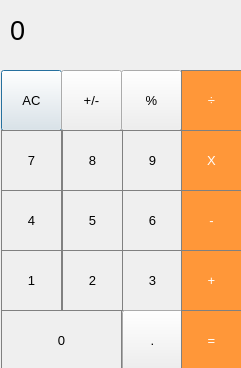
<?xml version="1.0" encoding="UTF-8"?>
<ui version="4.0">
 <class>Calculatorl</class>
 <widget class="QDialog" name="Calculatorl">
  <property name="geometry">
   <rect>
    <x>0</x>
    <y>0</y>
    <width>241</width>
    <height>368</height>
   </rect>
  </property>
  <property name="windowTitle">
   <string>Dialog</string>
  </property>
  <widget class="QLabel" name="result_show">
   <property name="geometry">
    <rect>
     <x>10</x>
     <y>0</y>
     <width>211</width>
     <height>61</height>
    </rect>
   </property>
   <property name="font">
    <font>
     <pointsize>20</pointsize>
    </font>
   </property>
   <property name="styleSheet">
    <string notr="true">QLabel	 {
  qproperty-alignment: 'AlignVCenter	 | AlignRight';
  border-bottom: 1px solid gray;
}

background-color: white;</string>
   </property>
   <property name="text">
    <string>0</string>
   </property>
  </widget>
  <widget class="QPushButton" name="pushButton_clear">
   <property name="geometry">
    <rect>
     <x>1</x>
     <y>70</y>
     <width>61</width>
     <height>61</height>
    </rect>
   </property>
   <property name="font">
    <font>
     <pointsize>10</pointsize>
    </font>
   </property>
   <property name="styleSheet">
    <string notr="true">QPushButton {
  background-color: rgb(215, 215, 215);
  border: 1px solid gray;
}
QPushButton:pressed {
    background-color: qlineargradient(x1: 0, y1: 0, x2: 0, y2: 1,
                                      stop: 0 #BEBEBE, stop: 1 #D7D7D7);
}
Стили для боковых кнопок</string>
   </property>
   <property name="text">
    <string>AC</string>
   </property>
  </widget>
  <widget class="QPushButton" name="pushButton_plusiliminus">
   <property name="geometry">
    <rect>
     <x>61</x>
     <y>70</y>
     <width>61</width>
     <height>61</height>
    </rect>
   </property>
   <property name="font">
    <font>
     <pointsize>10</pointsize>
    </font>
   </property>
   <property name="styleSheet">
    <string notr="true">QPushButton {
  background-color: rgb(215, 215, 215);
  border: 1px solid gray;
}
QPushButton:pressed {
    background-color: qlineargradient(x1: 0, y1: 0, x2: 0, y2: 1,
                                      stop: 0 #BEBEBE, stop: 1 #D7D7D7);
}
Стили для боковых кнопок</string>
   </property>
   <property name="text">
    <string>+/-</string>
   </property>
  </widget>
  <widget class="QPushButton" name="pushButton_percent">
   <property name="geometry">
    <rect>
     <x>121</x>
     <y>70</y>
     <width>61</width>
     <height>61</height>
    </rect>
   </property>
   <property name="font">
    <font>
     <pointsize>10</pointsize>
    </font>
   </property>
   <property name="styleSheet">
    <string notr="true">QPushButton {
  background-color: rgb(215, 215, 215);
  border: 1px solid gray;
}
QPushButton:pressed {
    background-color: qlineargradient(x1: 0, y1: 0, x2: 0, y2: 1,
                                      stop: 0 #BEBEBE, stop: 1 #D7D7D7);
}
Стили для боковых кнопок</string>
   </property>
   <property name="text">
    <string>%</string>
   </property>
  </widget>
  <widget class="QPushButton" name="pushButton_delenie">
   <property name="geometry">
    <rect>
     <x>181</x>
     <y>70</y>
     <width>61</width>
     <height>61</height>
    </rect>
   </property>
   <property name="font">
    <font>
     <pointsize>10</pointsize>
    </font>
   </property>
   <property name="styleSheet">
    <string notr="true">QPushButton {
  background-color: rgb(255, 151, 57);
  color: white; 
  border: 1px solid gray;
}

</string>
   </property>
   <property name="text">
    <string>÷</string>
   </property>
  </widget>
  <widget class="QPushButton" name="pushButton_9">
   <property name="geometry">
    <rect>
     <x>122</x>
     <y>130</y>
     <width>61</width>
     <height>61</height>
    </rect>
   </property>
   <property name="font">
    <font>
     <pointsize>10</pointsize>
    </font>
   </property>
   <property name="styleSheet">
    <string notr="true">QPushButton {
   border: 1px solid gray;
}
QPushButton:pressed {
    background-color: qlineargradient(x1: 0, y1: 0, x2: 0, y2: 1,
                                      stop: 0 #dadbde, stop: 1 #f6f7fa);
}</string>
   </property>
   <property name="text">
    <string>9</string>
   </property>
  </widget>
  <widget class="QPushButton" name="pushButton_8">
   <property name="geometry">
    <rect>
     <x>62</x>
     <y>130</y>
     <width>61</width>
     <height>61</height>
    </rect>
   </property>
   <property name="font">
    <font>
     <pointsize>10</pointsize>
    </font>
   </property>
   <property name="styleSheet">
    <string notr="true">QPushButton {
   border: 1px solid gray;
}
QPushButton:pressed {
    background-color: qlineargradient(x1: 0, y1: 0, x2: 0, y2: 1,
                                      stop: 0 #dadbde, stop: 1 #f6f7fa);
}</string>
   </property>
   <property name="text">
    <string>8</string>
   </property>
  </widget>
  <widget class="QPushButton" name="pushButton_X">
   <property name="geometry">
    <rect>
     <x>181</x>
     <y>130</y>
     <width>61</width>
     <height>61</height>
    </rect>
   </property>
   <property name="font">
    <font>
     <pointsize>10</pointsize>
    </font>
   </property>
   <property name="styleSheet">
    <string notr="true">QPushButton {
  background-color: rgb(255, 151, 57);
  color: white; 
  border: 1px solid gray;
}

</string>
   </property>
   <property name="text">
    <string>X</string>
   </property>
  </widget>
  <widget class="QPushButton" name="pushButton_7">
   <property name="geometry">
    <rect>
     <x>1</x>
     <y>130</y>
     <width>61</width>
     <height>61</height>
    </rect>
   </property>
   <property name="font">
    <font>
     <pointsize>10</pointsize>
    </font>
   </property>
   <property name="styleSheet">
    <string notr="true">QPushButton {
   border: 1px solid gray;
}
QPushButton:pressed {
    background-color: qlineargradient(x1: 0, y1: 0, x2: 0, y2: 1,
                                      stop: 0 #dadbde, stop: 1 #f6f7fa);
}</string>
   </property>
   <property name="text">
    <string>7</string>
   </property>
  </widget>
  <widget class="QPushButton" name="pushButton_6">
   <property name="geometry">
    <rect>
     <x>122</x>
     <y>190</y>
     <width>61</width>
     <height>61</height>
    </rect>
   </property>
   <property name="font">
    <font>
     <pointsize>10</pointsize>
    </font>
   </property>
   <property name="styleSheet">
    <string notr="true">QPushButton {
   border: 1px solid gray;
}
QPushButton:pressed {
    background-color: qlineargradient(x1: 0, y1: 0, x2: 0, y2: 1,
                                      stop: 0 #dadbde, stop: 1 #f6f7fa);
}</string>
   </property>
   <property name="text">
    <string>6</string>
   </property>
  </widget>
  <widget class="QPushButton" name="pushButton_5">
   <property name="geometry">
    <rect>
     <x>62</x>
     <y>190</y>
     <width>61</width>
     <height>61</height>
    </rect>
   </property>
   <property name="font">
    <font>
     <pointsize>10</pointsize>
    </font>
   </property>
   <property name="styleSheet">
    <string notr="true">QPushButton {
   border: 1px solid gray;
}
QPushButton:pressed {
    background-color: qlineargradient(x1: 0, y1: 0, x2: 0, y2: 1,
                                      stop: 0 #dadbde, stop: 1 #f6f7fa);
}</string>
   </property>
   <property name="text">
    <string>5</string>
   </property>
  </widget>
  <widget class="QPushButton" name="pushButton_minus">
   <property name="geometry">
    <rect>
     <x>181</x>
     <y>190</y>
     <width>61</width>
     <height>61</height>
    </rect>
   </property>
   <property name="font">
    <font>
     <pointsize>10</pointsize>
    </font>
   </property>
   <property name="styleSheet">
    <string notr="true">QPushButton {
  background-color: rgb(255, 151, 57);
  color: white; 
  border: 1px solid gray;
}

</string>
   </property>
   <property name="text">
    <string>-</string>
   </property>
  </widget>
  <widget class="QPushButton" name="pushButton_4">
   <property name="geometry">
    <rect>
     <x>1</x>
     <y>190</y>
     <width>61</width>
     <height>61</height>
    </rect>
   </property>
   <property name="font">
    <font>
     <pointsize>10</pointsize>
    </font>
   </property>
   <property name="styleSheet">
    <string notr="true">QPushButton {
   border: 1px solid gray;
}
QPushButton:pressed {
    background-color: qlineargradient(x1: 0, y1: 0, x2: 0, y2: 1,
                                      stop: 0 #dadbde, stop: 1 #f6f7fa);
}</string>
   </property>
   <property name="text">
    <string>4</string>
   </property>
  </widget>
  <widget class="QPushButton" name="pushButton_3">
   <property name="geometry">
    <rect>
     <x>122</x>
     <y>250</y>
     <width>61</width>
     <height>61</height>
    </rect>
   </property>
   <property name="font">
    <font>
     <pointsize>10</pointsize>
    </font>
   </property>
   <property name="styleSheet">
    <string notr="true">QPushButton {
   border: 1px solid gray;
}
QPushButton:pressed {
    background-color: qlineargradient(x1: 0, y1: 0, x2: 0, y2: 1,
                                      stop: 0 #dadbde, stop: 1 #f6f7fa);
}</string>
   </property>
   <property name="text">
    <string>3</string>
   </property>
  </widget>
  <widget class="QPushButton" name="pushButton_2">
   <property name="geometry">
    <rect>
     <x>62</x>
     <y>250</y>
     <width>61</width>
     <height>61</height>
    </rect>
   </property>
   <property name="font">
    <font>
     <pointsize>10</pointsize>
    </font>
   </property>
   <property name="styleSheet">
    <string notr="true">QPushButton {
   border: 1px solid gray;
}
QPushButton:pressed {
    background-color: qlineargradient(x1: 0, y1: 0, x2: 0, y2: 1,
                                      stop: 0 #dadbde, stop: 1 #f6f7fa);
}</string>
   </property>
   <property name="text">
    <string>2</string>
   </property>
  </widget>
  <widget class="QPushButton" name="pushButton_plus">
   <property name="geometry">
    <rect>
     <x>181</x>
     <y>250</y>
     <width>61</width>
     <height>61</height>
    </rect>
   </property>
   <property name="font">
    <font>
     <pointsize>10</pointsize>
    </font>
   </property>
   <property name="styleSheet">
    <string notr="true">QPushButton {
  background-color: rgb(255, 151, 57);
  color: white; 
  border: 1px solid gray;
}

</string>
   </property>
   <property name="text">
    <string>+</string>
   </property>
  </widget>
  <widget class="QPushButton" name="pushButton_1">
   <property name="geometry">
    <rect>
     <x>1</x>
     <y>250</y>
     <width>61</width>
     <height>61</height>
    </rect>
   </property>
   <property name="font">
    <font>
     <pointsize>10</pointsize>
    </font>
   </property>
   <property name="styleSheet">
    <string notr="true">QPushButton {
   border: 1px solid gray;
}
QPushButton:pressed {
    background-color: qlineargradient(x1: 0, y1: 0, x2: 0, y2: 1,
                                      stop: 0 #dadbde, stop: 1 #f6f7fa);
}</string>
   </property>
   <property name="text">
    <string>1</string>
   </property>
  </widget>
  <widget class="QPushButton" name="pushButton_dot">
   <property name="geometry">
    <rect>
     <x>122</x>
     <y>310</y>
     <width>61</width>
     <height>61</height>
    </rect>
   </property>
   <property name="font">
    <font>
     <pointsize>10</pointsize>
    </font>
   </property>
   <property name="styleSheet">
    <string notr="true">QPushButton {
  background-color: rgb(215, 215, 215);
  border: 1px solid gray;
}
QPushButton:pressed {
    background-color: qlineargradient(x1: 0, y1: 0, x2: 0, y2: 1,
                                      stop: 0 #BEBEBE, stop: 1 #D7D7D7);
}
Стили для боковых кнопок</string>
   </property>
   <property name="text">
    <string>.</string>
   </property>
  </widget>
  <widget class="QPushButton" name="pushButton_equal">
   <property name="geometry">
    <rect>
     <x>181</x>
     <y>310</y>
     <width>61</width>
     <height>61</height>
    </rect>
   </property>
   <property name="font">
    <font>
     <pointsize>10</pointsize>
    </font>
   </property>
   <property name="styleSheet">
    <string notr="true">QPushButton {
  background-color: rgb(255, 151, 57);
  color: white; 
  border: 1px solid gray;
}

</string>
   </property>
   <property name="text">
    <string>=</string>
   </property>
  </widget>
  <widget class="QPushButton" name="pushButton_0">
   <property name="geometry">
    <rect>
     <x>1</x>
     <y>310</y>
     <width>121</width>
     <height>61</height>
    </rect>
   </property>
   <property name="font">
    <font>
     <pointsize>10</pointsize>
    </font>
   </property>
   <property name="styleSheet">
    <string notr="true">QPushButton {
   border: 1px solid gray;
}
QPushButton:pressed {
    background-color: qlineargradient(x1: 0, y1: 0, x2: 0, y2: 1,
                                      stop: 0 #dadbde, stop: 1 #f6f7fa);
}</string>
   </property>
   <property name="text">
    <string>0</string>
   </property>
  </widget>
 </widget>
 <resources/>
 <connections/>
</ui>
